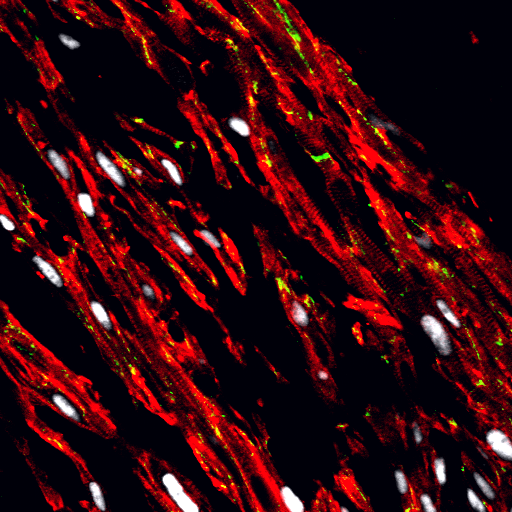
#> input picture Projects/notebooks/cellimage.tif, 512 x 512 px
$ jupyter execute MatchedFilterResponse.ipynb
#> lines starting #> are read from the running program, lines starting #| are printed output that depends on the picture
# Orientation matched filters response

[cell 1]
import numpy as np
import matplotlib.pyplot as plt
import scipy.ndimage as image
import skimage.io as io
import seaborn as sns
import pandas as pd

[cell 2]
def orientedGaussKernel(sigma=1.0,ratio=0.25, angle=0.0) :
    angle = np.pi*angle/180.0
    size = np.ceil(sigma * 3).astype(int)
    x,y  = np.meshgrid(np.linspace(-size,size,2*size+1),np.linspace(-size,size,2*size+1))
    xr    =   x*np.cos(angle) + y*np.sin(angle)
    yr    = - x*np.sin(angle) + y*np.cos(angle)

    k=np.exp(-((xr**2)/(2*sigma**2) + (yr**2)/(2*(ratio*sigma)**2)))
    k=k/k.sum()

    return k

[cell 3]
N=11
fig, axes = plt.subplots(1,N,figsize=(15,4))
for ax,angle in zip(axes,np.linspace(0,180,N)) :
    ax.imshow(orientedGaussKernel(sigma=2,ratio=0.25,angle=angle))
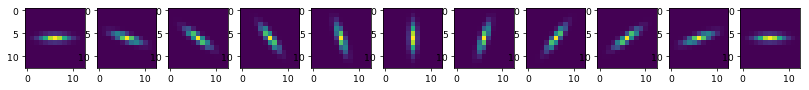
#> figure drawn by matplotlib, 11 panels
#> further down, img is the input picture: shape (512, 512, 3); mean R, G, B 52.1, 8.9, 14.5

[cell 4]
def matchedFilterResponse(img,sigma=2,ratio=0.25, dirs=11) :
#> called with sigma = 3, ratio = 0.2, dirs = 11
    angles = np.linspace(0,180-180/dirs,dirs)

    res=np.zeros(img.shape)
    for angle in angles :
        fimg=image.convolve(img,orientedGaussKernel(sigma=sigma,ratio=ratio,angle=angle))
        res=np.maximum(res,fimg)
#> this loop made 11 passes
#> pass 1, in matchedFilterResponse, `fimg=image.convolve(img,orientedGaussKernel(sigma=sigma,ratio=ratio,an..`:
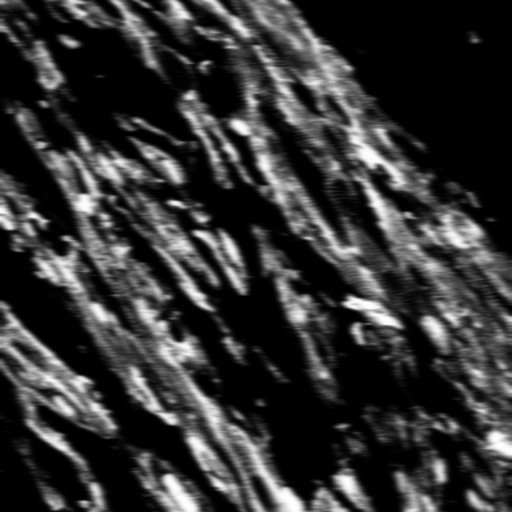
#> fimg: shape (512, 512); min 0, max 254, mean 51.8
#> after the loop:
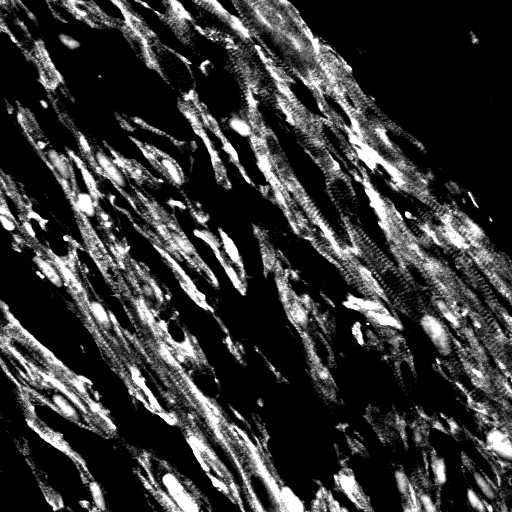
#> img: shape (512, 512); min 0, max 255, mean 52.1
#> after the loop:
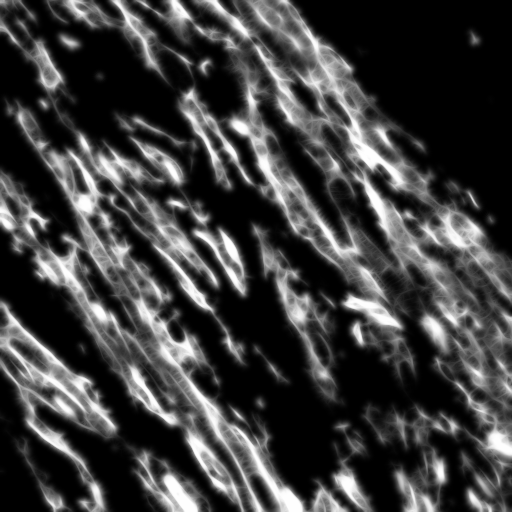
#> res: shape (512, 512) float64; min 0, max 254, mean 62

    return res

[cell 5]
img = io.imread('cellimage.tif')
plt.imshow(img)

[cell 6]
mfr = matchedFilterResponse(img[:,:,0],sigma=3,ratio=0.2, dirs=11)
fig, ((ax1,ax2),(ax3,ax4)) =plt.subplots(2,2,figsize=(12,10))
ax1.imshow(img[:,:,0])
ax2.imshow(mfr)
ax3.hist(img[:,:,0].ravel(),bins=256);
ax3.set_yscale('log')
ax4.hist(mfr.ravel(),bins=256);
ax4.set_yscale('log')
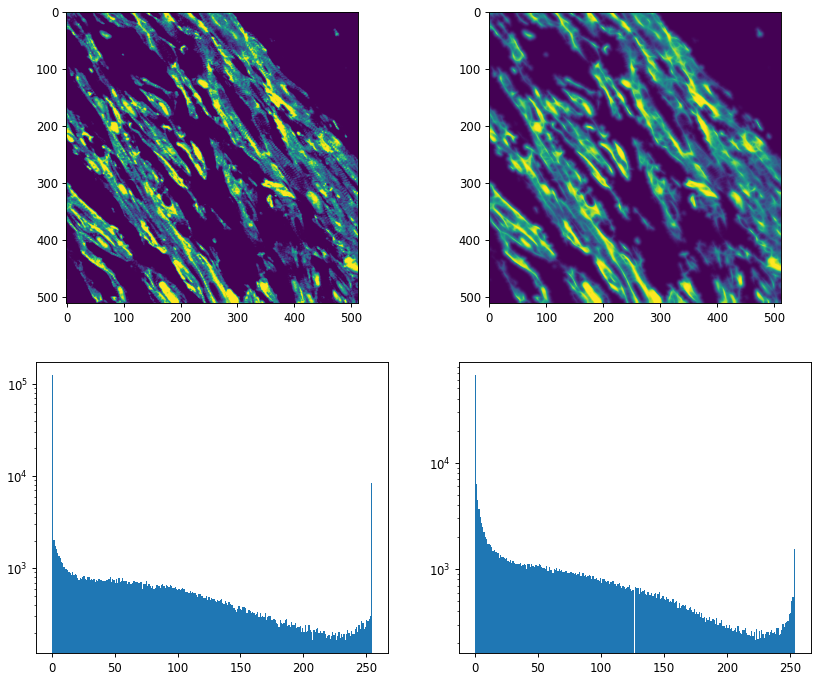
#> figure drawn by matplotlib, 4 panels; panel 3: tallest bar 125506 high, from x = 0 to 0.996; panel 4: tallest bar 67001 high, from x = 0 to 0.992
